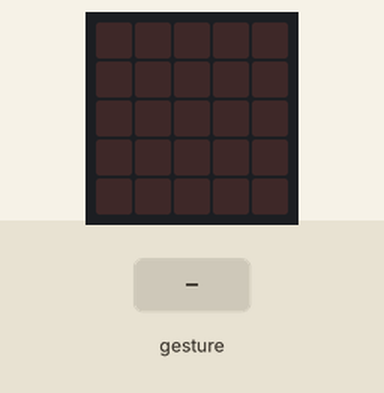
Simulated run of this program. Board: BBC micro:bit (MakeCode). Parts: the board's 5×5 LED display. The test bench sets the inputs (shaded band). Random numbers come from a fixed seed; a tilt is held for 1.5 s and a shake lasts 1 s, then the board lies face up again.

Above: at 1.2 s.
1.3 s: gesture 'shake'
At 2.0 s:
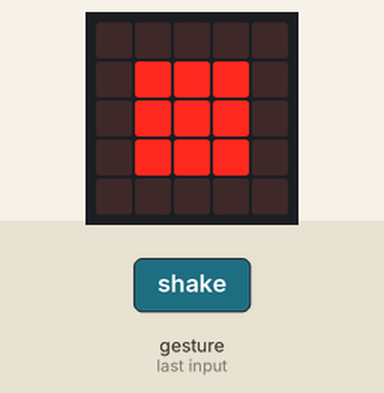
3.0 s: gesture 'shake'
At 4.5 s:
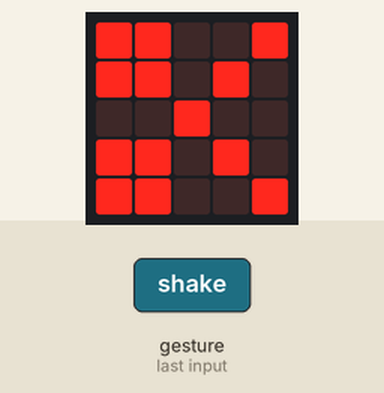
Timing chart, 0 to 6.0 s (numbered marks = the images above; inputs shaded):
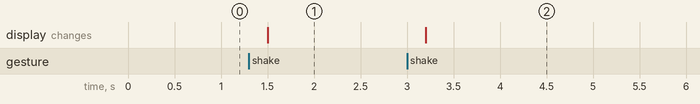

Measured:
- after the input at 1.3 s, the display: changes after 0.20 s (image 1)
- after the input at 3.0 s, the display: changes after 0.20 s (image 2)

The program:

main.ts
```typescript
let ruka = 0
// Ovaj blok se aktivira čim protreseš micro:bit
input.onGesture(Gesture.Shake, function () {
    // Nasumično bira broj između 1 i 3 pomoću ispravne funkcije randint
    ruka = randint(1, 3)
    // Ako je izabran broj 1, prikaži KAMEN
    // Ako je izabran broj 2, prikaži PAPIR
    // U svakom drugom slučaju (ako je broj 3), prikaži MAKAZE
    if (ruka == 1) {
        basic.showLeds(`
            . . . . .
            . # # # .
            . # # # .
            . # # # .
            . . . . .
            `)
    } else if (ruka == 2) {
        basic.showLeds(`
            # # # # #
            # # # # #
            # # # # #
            # # # # #
            # # # # #
            `)
    } else {
        basic.showLeds(`
            # # . . #
            # # . # .
            . . # . .
            # # . # .
            # # . . #
            `)
    }
})
basic.forever(function () {

})
```

test.ts
```typescript
// тестови иду овде; ово се неће саставити када се овај пакет користи као додатак.
```
